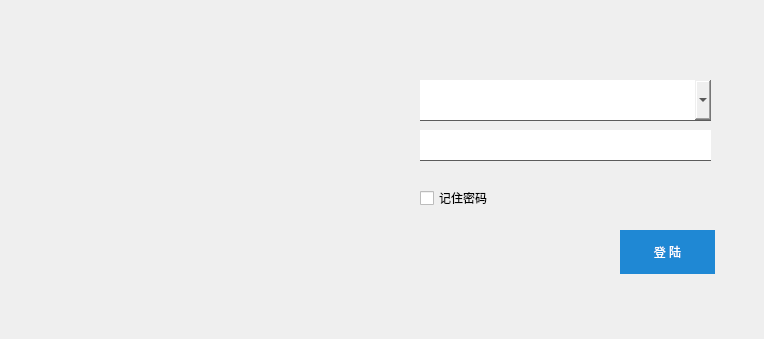
<?xml version="1.0" encoding="UTF-8"?>
<ui version="4.0">
 <class>LoginForm</class>
 <widget class="QDialog" name="LoginForm">
  <property name="geometry">
   <rect>
    <x>0</x>
    <y>0</y>
    <width>764</width>
    <height>339</height>
   </rect>
  </property>
  <property name="cursor">
   <cursorShape>ArrowCursor</cursorShape>
  </property>
  <property name="windowTitle">
   <string>LoginForm</string>
  </property>
  <property name="styleSheet">
   <string notr="true"/>
  </property>
  <widget class="QComboBox" name="box1">
   <property name="geometry">
    <rect>
     <x>420</x>
     <y>80</y>
     <width>291</width>
     <height>41</height>
    </rect>
   </property>
   <property name="styleSheet">
    <string notr="true">font-size:18px;
border-style: solid;
border-bottom:1px solid #5c5c5c;  


  
</string>
   </property>
  </widget>
  <widget class="QLineEdit" name="pwdedit">
   <property name="geometry">
    <rect>
     <x>420</x>
     <y>130</y>
     <width>291</width>
     <height>31</height>
    </rect>
   </property>
   <property name="styleSheet">
    <string notr="true">border-style: solid; 
border-color: red;
border-bottom:1px solid #5c5c5c;
font-size:16px;
 </string>
   </property>
  </widget>
  <widget class="QCheckBox" name="checkBox">
   <property name="geometry">
    <rect>
     <x>420</x>
     <y>190</y>
     <width>81</width>
     <height>16</height>
    </rect>
   </property>
   <property name="text">
    <string>记住密码</string>
   </property>
  </widget>
  <widget class="QPushButton" name="set_btn">
   <property name="geometry">
    <rect>
     <x>740</x>
     <y>0</y>
     <width>21</width>
     <height>21</height>
    </rect>
   </property>
   <property name="cursor">
    <cursorShape>PointingHandCursor</cursorShape>
   </property>
   <property name="styleSheet">
    <string notr="true">border-style:solid;
image:url(:/images/set.png)</string>
   </property>
   <property name="text">
    <string/>
   </property>
  </widget>
  <widget class="QPushButton" name="log_btn">
   <property name="geometry">
    <rect>
     <x>620</x>
     <y>230</y>
     <width>95</width>
     <height>44</height>
    </rect>
   </property>
   <property name="cursor">
    <cursorShape>PointingHandCursor</cursorShape>
   </property>
   <property name="styleSheet">
    <string notr="true">border-style:solid;
color:white;
font-size:18
px;
background-color:#1f88d4;
</string>
   </property>
   <property name="text">
    <string>登 陆</string>
   </property>
  </widget>
  <widget class="QLabel" name="label">
   <property name="geometry">
    <rect>
     <x>0</x>
     <y>0</y>
     <width>358</width>
     <height>339</height>
    </rect>
   </property>
   <property name="styleSheet">
    <string notr="true">background-image:url(:/images/jyv1.1.png)</string>
   </property>
   <property name="text">
    <string/>
   </property>
  </widget>
 </widget>
 <layoutdefault spacing="6" margin="11"/>
 <resources/>
 <connections/>
</ui>
